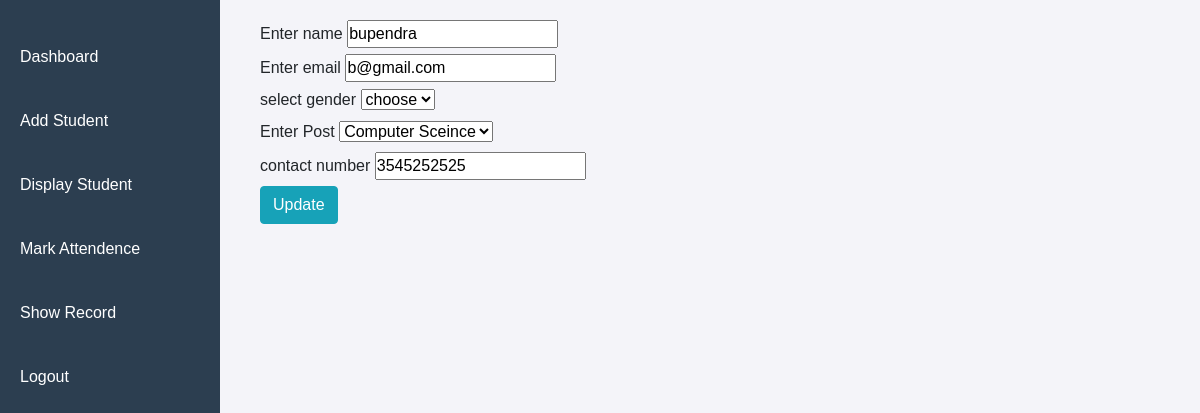
Screenshot of /edit/1 with the database file from the repository.
### app/models.py (models this page shows)
class staff(models.Model):
    name=models.CharField(max_length=50)
    email=models.EmailField()
    gender=models.CharField(max_length=50)
    status=models.CharField(max_length=50)
    contact=models.IntegerField()
    branch=models.CharField(max_length=50)

### app/views.py (the view)
# urls.py: path('edit/<int:pk>',views.edit,name='edit'),
def edit(request,pk):
    mydata=staff.objects.get(id=pk)
    return render(request,"edit.html",{"myval":mydata})

### app/templates/edit.html (shortened to what this page needs)
{% extends "base.html" %}
{%  load static  %}
{% block css %}<link rel="stylesheet" href="https://cdn.jsdelivr.net/npm/bootstrap@4.0.0/dist/css/bootstrap.min.css">{% endblock %}
{% block content %}
{% if  myval %}
<form action="{% url 'update' pk=myval.id %}" method="post" enctype="multipart/form-data">
    <label for="name">Enter name</label>
    <input type="text" name="name" value="{{myval.name}}">
    <br>
    <label for="email">Enter email</label>
    <input type="text" name="email" value="{{myval.email}}">
    <br>
     <label for="gender">select gender</label>
     <select  name="gender" value="{{myval.gender}}">
        <option >choose</option>
     </select>
    <br>
    <label for="pos">Enter Post</label>
    <select name="pos" value="{{myval.post}}" >
        <option >
            Computer Sceince </option>
    </select>
    <br>
    <label for="con">contact number</label>
    <input type="number" name="con" value="{{myval.contact}}">
    {% endif %}
    <br>
    <button type="sumbit" class="btn btn-info">Update</button>
    </form>
{% endblock %}

### app/templates/base.html (style rules this page uses)
* { margin: 0; padding: 0; box-sizing: border-box; }
body { font-family: Arial, sans-serif; background-color: #f4f4f9; display: flex; min-height: 100vh; }

### rows the page displays
staff: name "bupendra", email "b@gmail.com", gender "choose", con "3545252525"
